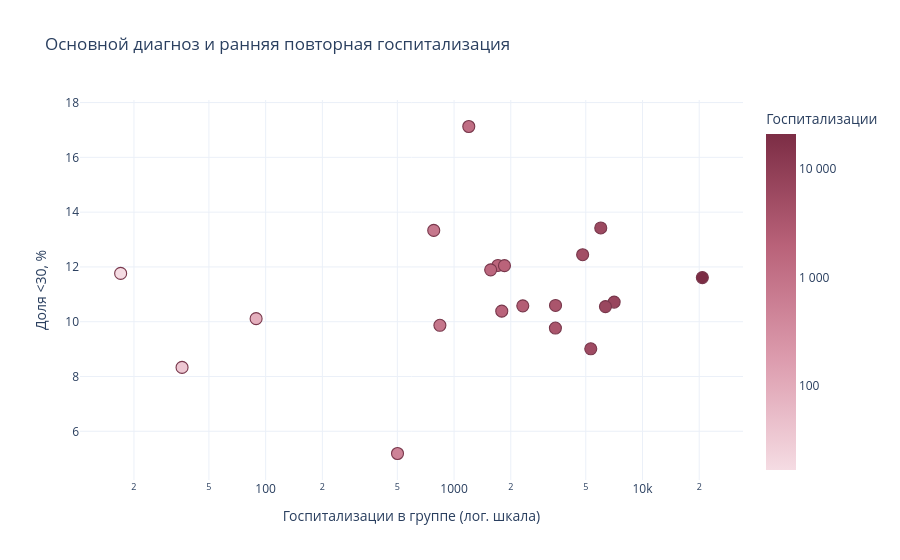

The code cell stored with this chart in its notebook:
### Markdown cell above
#### Диагнозы по группам ICD-9

Сравниваем размер группы и долю `<30` по основному диагнозу. Для проверки охвата таблица показывает, как часто те же группы встречаются среди вторичных диагнозов.

### Code cell
diagnosis_columns = ["diag_1", "diag_2", "diag_3"]
chapter_labels = [
    "Инфекции", "Новообразования", "Эндокринные и обменные", "Болезни крови",
    "Психические расстройства", "Нервная система и органы чувств", "Кровообращение",
    "Дыхательная система", "Пищеварительная система", "Мочеполовая система",
    "Беременность и роды", "Кожа", "Опорно-двигательная система",
    "Врождённые аномалии", "Перинатальный период", "Симптомы и признаки", "Травмы и отравления",
]

def diagnosis_group(codes):
    prefix = pd.to_numeric(codes.str.extract(r"^(\d{3})", expand=False), errors="coerce")
    groups = pd.cut(
        prefix,
        bins=[0, 139, 239, 279, 289, 319, 389, 459, 519, 579, 629, 679, 709, 739, 759, 779, 799, 999],
        labels=chapter_labels,
    ).astype("string")
    groups = groups.mask(prefix.eq(250).fillna(False), "Диабет (250.xx)")
    groups = groups.mask(codes.str.startswith(("E", "V"), na=False), "Коды E и V")
    return groups.mask(codes.isna(), "Пропуск").fillna("Прочее")

diagnosis_groups = train[diagnosis_columns].apply(diagnosis_group)
assert diagnosis_group(pd.Series(["250.83", "042", "V45", pd.NA], dtype="string")).tolist() == [
    "Диабет (250.xx)", "Инфекции", "Коды E и V", "Пропуск",
]
diagnosis_coverage = diagnosis_groups.apply(pd.Series.value_counts).fillna(0).astype(int)
print(diagnosis_coverage.sort_values("diag_1", ascending=False).to_string())

primary = pd.DataFrame({
    "Группа": diagnosis_groups["diag_1"],
    "Код": train["diag_1"],
    "Ранняя госпитализация": train["readmitted_30d"],
})
diagnosis_summary = primary.groupby("Группа")["Ранняя госпитализация"].agg(
    Госпитализации="size", Ранние="sum", Доля="mean",
)
diagnosis_summary["Частые коды"] = primary.groupby("Группа")["Код"].agg(
    lambda codes: ", ".join(codes.value_counts().head(3).index) or "—"
)
diagnosis_summary["Доля, %"] = diagnosis_summary["Доля"] * 100

diagnosis_summary["Логарифм размера"] = np.log10(diagnosis_summary["Госпитализации"])
size_ticks = [1, 10, 100, 1_000, 10_000]

fig = px.scatter(
    diagnosis_summary.reset_index(), x="Госпитализации", y="Доля, %",
    hover_name="Группа", hover_data={"Ранние": True, "Частые коды": True, "Доля, %": ":.1f", "Логарифм размера": False},
    color="Логарифм размера",
    color_continuous_scale=["#F5DCE3", "#DC9BAD", "#B96279", "#7C2D45"],
    log_x=True, template="plotly_white",
    title="Основной диагноз и ранняя повторная госпитализация",
    labels={"Госпитализации": "Госпитализации в группе (лог. шкала)", "Доля, %": "Доля <30, %"},
)
visible_size_ticks = [size for size in size_ticks
                      if diagnosis_summary["Госпитализации"].min() <= size <= diagnosis_summary["Госпитализации"].max()]
fig.update_coloraxes(colorbar={
    "title": "Госпитализации", "tickvals": np.log10(visible_size_ticks),
    "ticktext": [f"{size:,}".replace(",", " ") for size in visible_size_ticks],
})
fig.update_traces(marker={"size": 12, "line": {"color": "#78374B", "width": 1.1}})
fig.show(renderer="plotly_mimetype")

### Figure 1 — Plotly figure (JSON) as saved in the notebook; plotly's stock layout.template omitted (floating-point values rounded to 4 significant figures)
{"data": [{"customdata": [[26, "648, 654, 642", 2.7], [104, "285, 280, 288", 2.892], [3, "756, 745, 746", 1.556], [806, "250.8, 250.6, 250.7", 3.779], [758, "486, 491, 493", 3.85], [9, "112, 135, 117", 1.949], [205, "V57, V58, V55", 3.078], [186, "682, 707, 681", 3.253], [2413, "428, 414, 410", 4.318], [366, "599, 584, 592", 3.538], [83, "331, 386, 345", 2.925], [245, "162, 153, 197", 3.365], [337, "715, 722, 724", 3.538], [671, "577, 574, 562", 3.803], [2, "—", 1.23], [206, "38, 8, 79", 3.233], [186, "296, 295, 294", 3.194], [479, "786, 780, 789", 3.726], [599, "996, 820, 998", 3.682], [223, "276, 278, 274", 3.267]], "hovertemplate": "<b>%{hovertext}</b><br><br>Госпитализации в группе (лог. шкала)=%{x}<br>Доля <30, %=%{y:.1f}<br>Ранние=%{customdata[0]}<br>Частые коды=%{customdata[1]}<extra></extra>", "hovertext": ["Беременность и роды", "Болезни крови", "Врождённые аномалии", "Диабет (250.xx)", "Дыхательная система", "Инфекции", "Коды E и V", "Кожа", "Кровообращение", "Мочеполовая система", "Нервная система и органы чувств", "Новообразования", "Опорно-двигательная система", "Пищеварительная система", "Пропуск", "Прочее", "Психические расстройства", "Симптомы и признаки", "Травмы и отравления", "Эндокринные и обменные"], "legendgroup": "", "marker": {"color": [2.7, 2.892, 1.556, 3.779, 3.85, 1.949, 3.078, 3.253, 4.318, 3.538, 2.925, 3.365, 3.538, 3.803, 1.23, 3.233, 3.194, 3.726, 3.682, 3.267], "coloraxis": "coloraxis", "line": {"color": "#78374B", "width": 1.1}, "size": 12, "symbol": "circle"}, "mode": "markers", "name": "", "orientation": "v", "showlegend": false, "type": "scatter", "x": [501, 780, 36, 6005, 7073, 89, 1197, 1791, 20782, 3455, 841, 2316, 3450, 6359, 17, 1709, 1564, 5315, 4813, 1851], "xaxis": "x", "y": [5.19, 13.33, 8.333, 13.42, 10.72, 10.11, 17.13, 10.39, 11.61, 10.59, 9.869, 10.58, 9.768, 10.55, 11.76, 12.05, 11.89, 9.012, 12.45, 12.05], "yaxis": "y"}], "layout": {"coloraxis": {"autocolorscale": false, "colorbar": {"ticktext": ["100", "1 000", "10 000"], "tickvals": [2.0, 3.0, 4.0], "title": {"text": "Госпитализации"}}, "colorscale": [[0.0, "#F5DCE3"], [0.3333, "#DC9BAD"], [0.6667, "#B96279"], [1.0, "#7C2D45"]]}, "legend": {"tracegroupgap": 0}, "title": {"text": "Основной диагноз и ранняя повторная госпитализация"}, "xaxis": {"anchor": "y", "domain": [0.0, 1.0], "title": {"text": "Госпитализации в группе (лог. шкала)"}, "type": "log"}, "yaxis": {"anchor": "x", "domain": [0.0, 1.0], "title": {"text": "Доля <30, %"}}}}
